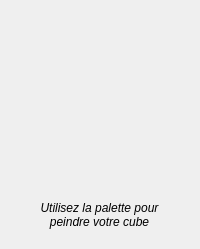
<?xml version="1.0" encoding="UTF-8"?>
<ui version="4.0">
 <class>Palette</class>
 <widget class="QWidget" name="Palette">
  <property name="geometry">
   <rect>
    <x>0</x>
    <y>0</y>
    <width>200</width>
    <height>249</height>
   </rect>
  </property>
  <property name="sizePolicy">
   <sizepolicy hsizetype="MinimumExpanding" vsizetype="MinimumExpanding">
    <horstretch>0</horstretch>
    <verstretch>0</verstretch>
   </sizepolicy>
  </property>
  <property name="minimumSize">
   <size>
    <width>200</width>
    <height>0</height>
   </size>
  </property>
  <property name="maximumSize">
   <size>
    <width>16777215</width>
    <height>1618</height>
   </size>
  </property>
  <property name="windowTitle">
   <string>Form</string>
  </property>
  <property name="autoFillBackground">
   <bool>false</bool>
  </property>
  <property name="styleSheet">
   <string notr="true"/>
  </property>
  <widget class="QLabel" name="label">
   <property name="geometry">
    <rect>
     <x>0</x>
     <y>0</y>
     <width>191</width>
     <height>191</height>
    </rect>
   </property>
   <property name="sizePolicy">
    <sizepolicy hsizetype="MinimumExpanding" vsizetype="MinimumExpanding">
     <horstretch>0</horstretch>
     <verstretch>0</verstretch>
    </sizepolicy>
   </property>
   <property name="text">
    <string/>
   </property>
   <property name="pixmap">
    <pixmap resource="../../ressources.qrc">:/palette/Images/palette/palette.png</pixmap>
   </property>
   <property name="scaledContents">
    <bool>true</bool>
   </property>
   <property name="wordWrap">
    <bool>true</bool>
   </property>
  </widget>
  <widget class="CouleurPalette" name="white">
   <property name="geometry">
    <rect>
     <x>29</x>
     <y>122</y>
     <width>30</width>
     <height>30</height>
    </rect>
   </property>
   <property name="sizePolicy">
    <sizepolicy hsizetype="Minimum" vsizetype="Minimum">
     <horstretch>0</horstretch>
     <verstretch>0</verstretch>
    </sizepolicy>
   </property>
   <property name="minimumSize">
    <size>
     <width>30</width>
     <height>30</height>
    </size>
   </property>
   <property name="maximumSize">
    <size>
     <width>30</width>
     <height>30</height>
    </size>
   </property>
   <property name="text">
    <string/>
   </property>
   <property name="pixmap">
    <pixmap resource="../../ressources.qrc">:/palette/Images/palette/color_white.png</pixmap>
   </property>
   <property name="scaledContents">
    <bool>true</bool>
   </property>
  </widget>
  <widget class="CouleurPalette" name="yellow">
   <property name="geometry">
    <rect>
     <x>68</x>
     <y>12</y>
     <width>30</width>
     <height>30</height>
    </rect>
   </property>
   <property name="minimumSize">
    <size>
     <width>30</width>
     <height>30</height>
    </size>
   </property>
   <property name="maximumSize">
    <size>
     <width>30</width>
     <height>30</height>
    </size>
   </property>
   <property name="text">
    <string/>
   </property>
   <property name="pixmap">
    <pixmap resource="../../ressources.qrc">:/palette/Images/palette/color_yellow.png</pixmap>
   </property>
   <property name="scaledContents">
    <bool>true</bool>
   </property>
  </widget>
  <widget class="CouleurPalette" name="orange">
   <property name="geometry">
    <rect>
     <x>115</x>
     <y>20</y>
     <width>30</width>
     <height>30</height>
    </rect>
   </property>
   <property name="minimumSize">
    <size>
     <width>30</width>
     <height>30</height>
    </size>
   </property>
   <property name="maximumSize">
    <size>
     <width>30</width>
     <height>30</height>
    </size>
   </property>
   <property name="text">
    <string/>
   </property>
   <property name="pixmap">
    <pixmap resource="../../ressources.qrc">:/palette/Images/palette/color_orange.png</pixmap>
   </property>
   <property name="scaledContents">
    <bool>true</bool>
   </property>
  </widget>
  <widget class="CouleurPalette" name="red">
   <property name="geometry">
    <rect>
     <x>145</x>
     <y>60</y>
     <width>30</width>
     <height>30</height>
    </rect>
   </property>
   <property name="minimumSize">
    <size>
     <width>30</width>
     <height>30</height>
    </size>
   </property>
   <property name="maximumSize">
    <size>
     <width>30</width>
     <height>30</height>
    </size>
   </property>
   <property name="text">
    <string/>
   </property>
   <property name="pixmap">
    <pixmap resource="../../ressources.qrc">:/palette/Images/palette/color_red.png</pixmap>
   </property>
   <property name="scaledContents">
    <bool>true</bool>
   </property>
  </widget>
  <widget class="CouleurPalette" name="green">
   <property name="geometry">
    <rect>
     <x>31</x>
     <y>37</y>
     <width>30</width>
     <height>30</height>
    </rect>
   </property>
   <property name="sizePolicy">
    <sizepolicy hsizetype="Preferred" vsizetype="Preferred">
     <horstretch>0</horstretch>
     <verstretch>0</verstretch>
    </sizepolicy>
   </property>
   <property name="minimumSize">
    <size>
     <width>30</width>
     <height>30</height>
    </size>
   </property>
   <property name="maximumSize">
    <size>
     <width>30</width>
     <height>30</height>
    </size>
   </property>
   <property name="text">
    <string/>
   </property>
   <property name="pixmap">
    <pixmap resource="../../ressources.qrc">:/palette/Images/palette/color_green.png</pixmap>
   </property>
   <property name="scaledContents">
    <bool>true</bool>
   </property>
  </widget>
  <widget class="CouleurPalette" name="blue">
   <property name="geometry">
    <rect>
     <x>13</x>
     <y>79</y>
     <width>30</width>
     <height>30</height>
    </rect>
   </property>
   <property name="minimumSize">
    <size>
     <width>30</width>
     <height>30</height>
    </size>
   </property>
   <property name="maximumSize">
    <size>
     <width>30</width>
     <height>30</height>
    </size>
   </property>
   <property name="text">
    <string/>
   </property>
   <property name="pixmap">
    <pixmap resource="../../ressources.qrc">:/palette/Images/palette/color_blue.png</pixmap>
   </property>
   <property name="scaledContents">
    <bool>true</bool>
   </property>
  </widget>
  <widget class="QLabel" name="label_2">
   <property name="geometry">
    <rect>
     <x>11</x>
     <y>193</y>
     <width>177</width>
     <height>44</height>
    </rect>
   </property>
   <property name="font">
    <font>
     <italic>true</italic>
    </font>
   </property>
   <property name="text">
    <string>Utilisez la palette pour 
peindre votre cube</string>
   </property>
   <property name="alignment">
    <set>Qt::AlignmentFlag::AlignCenter</set>
   </property>
  </widget>
 </widget>
 <customwidgets>
  <customwidget>
   <class>CouleurPalette</class>
   <extends>QLabel</extends>
   <header>src/Cube2D/couleurpalette.h</header>
  </customwidget>
 </customwidgets>
 <resources>
  <include location="../../ressources.qrc"/>
 </resources>
 <connections/>
</ui>
